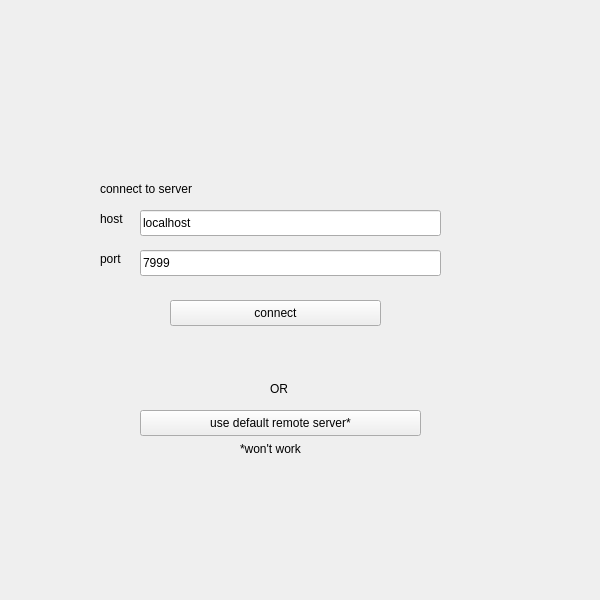
<?xml version="1.0" encoding="UTF-8"?>
<ui version="4.0">
 <class>MainWindow</class>
 <widget class="QMainWindow" name="MainWindow">
  <property name="geometry">
   <rect>
    <x>0</x>
    <y>0</y>
    <width>600</width>
    <height>600</height>
   </rect>
  </property>
  <property name="windowTitle">
   <string>MainWindow</string>
  </property>
  <widget class="QWidget" name="centralwidget">
   <widget class="QStackedWidget" name="stackedWidget">
    <property name="geometry">
     <rect>
      <x>0</x>
      <y>0</y>
      <width>600</width>
      <height>600</height>
     </rect>
    </property>
    <property name="currentIndex">
     <number>3</number>
    </property>
    <widget class="QWidget" name="page">
     <widget class="QTextEdit" name="chatField">
      <property name="geometry">
       <rect>
        <x>220</x>
        <y>30</y>
        <width>341</width>
        <height>511</height>
       </rect>
      </property>
      <property name="readOnly">
       <bool>true</bool>
      </property>
     </widget>
     <widget class="QLineEdit" name="lineEdit">
      <property name="geometry">
       <rect>
        <x>220</x>
        <y>550</y>
        <width>251</width>
        <height>26</height>
       </rect>
      </property>
      <property name="readOnly">
       <bool>false</bool>
      </property>
     </widget>
     <widget class="QPushButton" name="sendBtn">
      <property name="geometry">
       <rect>
        <x>480</x>
        <y>550</y>
        <width>81</width>
        <height>26</height>
       </rect>
      </property>
      <property name="text">
       <string>send</string>
      </property>
     </widget>
     <widget class="QLabel" name="label_3">
      <property name="geometry">
       <rect>
        <x>10</x>
        <y>250</y>
        <width>161</width>
        <height>18</height>
       </rect>
      </property>
      <property name="text">
       <string>clients</string>
      </property>
     </widget>
     <widget class="QLabel" name="label_4">
      <property name="geometry">
       <rect>
        <x>10</x>
        <y>10</y>
        <width>161</width>
        <height>18</height>
       </rect>
      </property>
      <property name="text">
       <string>your chat rooms</string>
      </property>
     </widget>
     <widget class="QTabWidget" name="tabWidget">
      <property name="geometry">
       <rect>
        <x>10</x>
        <y>30</y>
        <width>201</width>
        <height>221</height>
       </rect>
      </property>
      <property name="tabPosition">
       <enum>QTabWidget::North</enum>
      </property>
      <property name="tabShape">
       <enum>QTabWidget::Rounded</enum>
      </property>
      <property name="currentIndex">
       <number>1</number>
      </property>
      <property name="elideMode">
       <enum>Qt::ElideLeft</enum>
      </property>
      <widget class="QWidget" name="tab">
       <attribute name="title">
        <string>private</string>
       </attribute>
       <widget class="QListWidget" name="privateRoomsList">
        <property name="geometry">
         <rect>
          <x>0</x>
          <y>0</y>
          <width>201</width>
          <height>191</height>
         </rect>
        </property>
       </widget>
      </widget>
      <widget class="QWidget" name="tab_2">
       <attribute name="title">
        <string>public</string>
       </attribute>
       <widget class="QListWidget" name="publicRoomsList">
        <property name="geometry">
         <rect>
          <x>0</x>
          <y>0</y>
          <width>201</width>
          <height>191</height>
         </rect>
        </property>
       </widget>
      </widget>
     </widget>
     <widget class="QTabWidget" name="tabWidget_2">
      <property name="geometry">
       <rect>
        <x>10</x>
        <y>270</y>
        <width>201</width>
        <height>221</height>
       </rect>
      </property>
      <property name="currentIndex">
       <number>0</number>
      </property>
      <widget class="QWidget" name="tab_3">
       <attribute name="title">
        <string>global</string>
       </attribute>
       <widget class="QListWidget" name="registeredUsersList">
        <property name="geometry">
         <rect>
          <x>0</x>
          <y>0</y>
          <width>201</width>
          <height>191</height>
         </rect>
        </property>
       </widget>
      </widget>
      <widget class="QWidget" name="tab_4">
       <attribute name="title">
        <string>room</string>
       </attribute>
       <widget class="QListWidget" name="roomMembersList">
        <property name="geometry">
         <rect>
          <x>0</x>
          <y>0</y>
          <width>201</width>
          <height>191</height>
         </rect>
        </property>
       </widget>
      </widget>
     </widget>
     <widget class="QPushButton" name="startChattingBtn">
      <property name="geometry">
       <rect>
        <x>10</x>
        <y>490</y>
        <width>201</width>
        <height>26</height>
       </rect>
      </property>
      <property name="text">
       <string>start chatting with user</string>
      </property>
      <property name="autoDefault">
       <bool>false</bool>
      </property>
      <property name="default">
       <bool>false</bool>
      </property>
      <property name="flat">
       <bool>false</bool>
      </property>
     </widget>
     <widget class="QPushButton" name="createPublicRoomBtn">
      <property name="geometry">
       <rect>
        <x>10</x>
        <y>520</y>
        <width>201</width>
        <height>26</height>
       </rect>
      </property>
      <property name="text">
       <string>create public room</string>
      </property>
     </widget>
     <widget class="QPushButton" name="addUserToRoomBtn">
      <property name="geometry">
       <rect>
        <x>10</x>
        <y>550</y>
        <width>201</width>
        <height>26</height>
       </rect>
      </property>
      <property name="text">
       <string>add user to public room</string>
      </property>
     </widget>
    </widget>
    <widget class="QWidget" name="page_2">
     <widget class="QLineEdit" name="loginLineEdit">
      <property name="geometry">
       <rect>
        <x>190</x>
        <y>170</y>
        <width>301</width>
        <height>26</height>
       </rect>
      </property>
     </widget>
     <widget class="QLineEdit" name="passwordLineEdit">
      <property name="geometry">
       <rect>
        <x>190</x>
        <y>210</y>
        <width>301</width>
        <height>26</height>
       </rect>
      </property>
     </widget>
     <widget class="QLabel" name="label">
      <property name="geometry">
       <rect>
        <x>110</x>
        <y>170</y>
        <width>66</width>
        <height>18</height>
       </rect>
      </property>
      <property name="text">
       <string>login </string>
      </property>
     </widget>
     <widget class="QLabel" name="label_2">
      <property name="geometry">
       <rect>
        <x>110</x>
        <y>210</y>
        <width>66</width>
        <height>18</height>
       </rect>
      </property>
      <property name="text">
       <string>password</string>
      </property>
     </widget>
     <widget class="QPushButton" name="signinBtn">
      <property name="geometry">
       <rect>
        <x>260</x>
        <y>260</y>
        <width>87</width>
        <height>26</height>
       </rect>
      </property>
      <property name="text">
       <string>sign in</string>
      </property>
     </widget>
     <widget class="QLabel" name="label_5">
      <property name="geometry">
       <rect>
        <x>230</x>
        <y>340</y>
        <width>241</width>
        <height>18</height>
       </rect>
      </property>
      <property name="text">
       <string>Don't have an account?</string>
      </property>
     </widget>
     <widget class="QPushButton" name="gotosignupBtn">
      <property name="geometry">
       <rect>
        <x>260</x>
        <y>370</y>
        <width>87</width>
        <height>26</height>
       </rect>
      </property>
      <property name="text">
       <string>sign up</string>
      </property>
     </widget>
    </widget>
    <widget class="QWidget" name="page_5">
     <widget class="QLabel" name="label_6">
      <property name="geometry">
       <rect>
        <x>110</x>
        <y>180</y>
        <width>66</width>
        <height>18</height>
       </rect>
      </property>
      <property name="text">
       <string>password</string>
      </property>
     </widget>
     <widget class="QPushButton" name="signupBtn">
      <property name="geometry">
       <rect>
        <x>250</x>
        <y>260</y>
        <width>121</width>
        <height>26</height>
       </rect>
      </property>
      <property name="text">
       <string>create account</string>
      </property>
     </widget>
     <widget class="QLabel" name="label_7">
      <property name="geometry">
       <rect>
        <x>140</x>
        <y>100</y>
        <width>66</width>
        <height>18</height>
       </rect>
      </property>
      <property name="text">
       <string>login </string>
      </property>
     </widget>
     <widget class="QLineEdit" name="loginLineEdit_signup">
      <property name="geometry">
       <rect>
        <x>190</x>
        <y>100</y>
        <width>301</width>
        <height>26</height>
       </rect>
      </property>
     </widget>
     <widget class="QLineEdit" name="passwordLineEdit_signup">
      <property name="geometry">
       <rect>
        <x>190</x>
        <y>180</y>
        <width>301</width>
        <height>26</height>
       </rect>
      </property>
      <property name="echoMode">
       <enum>QLineEdit::Password</enum>
      </property>
     </widget>
     <widget class="QLabel" name="label_8">
      <property name="geometry">
       <rect>
        <x>140</x>
        <y>140</y>
        <width>66</width>
        <height>18</height>
       </rect>
      </property>
      <property name="text">
       <string>name</string>
      </property>
     </widget>
     <widget class="QLineEdit" name="nameLineEdit_signup">
      <property name="geometry">
       <rect>
        <x>190</x>
        <y>140</y>
        <width>301</width>
        <height>26</height>
       </rect>
      </property>
     </widget>
     <widget class="QLabel" name="label_9">
      <property name="geometry">
       <rect>
        <x>65</x>
        <y>220</y>
        <width>111</width>
        <height>20</height>
       </rect>
      </property>
      <property name="text">
       <string>repeat password</string>
      </property>
     </widget>
     <widget class="QLineEdit" name="repeatpasswordLineEdit_signup">
      <property name="geometry">
       <rect>
        <x>190</x>
        <y>220</y>
        <width>301</width>
        <height>26</height>
       </rect>
      </property>
      <property name="echoMode">
       <enum>QLineEdit::Password</enum>
      </property>
     </widget>
     <widget class="QLabel" name="label_10">
      <property name="geometry">
       <rect>
        <x>220</x>
        <y>350</y>
        <width>171</width>
        <height>20</height>
       </rect>
      </property>
      <property name="text">
       <string>Already have an account?</string>
      </property>
     </widget>
     <widget class="QPushButton" name="gotosigninBtn">
      <property name="geometry">
       <rect>
        <x>260</x>
        <y>380</y>
        <width>87</width>
        <height>26</height>
       </rect>
      </property>
      <property name="text">
       <string>sign in</string>
      </property>
     </widget>
    </widget>
    <widget class="QWidget" name="page_3">
     <widget class="QLineEdit" name="serverHostLE">
      <property name="geometry">
       <rect>
        <x>140</x>
        <y>210</y>
        <width>301</width>
        <height>26</height>
       </rect>
      </property>
      <property name="text">
       <string>localhost</string>
      </property>
     </widget>
     <widget class="QLineEdit" name="serverPortLE">
      <property name="geometry">
       <rect>
        <x>140</x>
        <y>250</y>
        <width>301</width>
        <height>26</height>
       </rect>
      </property>
      <property name="text">
       <string>7999</string>
      </property>
     </widget>
     <widget class="QLabel" name="label_11">
      <property name="geometry">
       <rect>
        <x>100</x>
        <y>210</y>
        <width>31</width>
        <height>18</height>
       </rect>
      </property>
      <property name="text">
       <string>host</string>
      </property>
     </widget>
     <widget class="QLabel" name="label_12">
      <property name="geometry">
       <rect>
        <x>100</x>
        <y>250</y>
        <width>31</width>
        <height>18</height>
       </rect>
      </property>
      <property name="text">
       <string>port</string>
      </property>
     </widget>
     <widget class="QLabel" name="label_13">
      <property name="geometry">
       <rect>
        <x>100</x>
        <y>180</y>
        <width>121</width>
        <height>18</height>
       </rect>
      </property>
      <property name="text">
       <string>connect to server</string>
      </property>
     </widget>
     <widget class="QPushButton" name="defaultServerBtn">
      <property name="geometry">
       <rect>
        <x>140</x>
        <y>410</y>
        <width>281</width>
        <height>26</height>
       </rect>
      </property>
      <property name="text">
       <string>use default remote server*</string>
      </property>
     </widget>
     <widget class="QPushButton" name="connectBtn">
      <property name="geometry">
       <rect>
        <x>170</x>
        <y>300</y>
        <width>211</width>
        <height>26</height>
       </rect>
      </property>
      <property name="text">
       <string>connect</string>
      </property>
     </widget>
     <widget class="QLabel" name="label_14">
      <property name="geometry">
       <rect>
        <x>270</x>
        <y>380</y>
        <width>21</width>
        <height>18</height>
       </rect>
      </property>
      <property name="text">
       <string>OR</string>
      </property>
     </widget>
     <widget class="QLabel" name="label_15">
      <property name="geometry">
       <rect>
        <x>240</x>
        <y>440</y>
        <width>221</width>
        <height>18</height>
       </rect>
      </property>
      <property name="text">
       <string>*won't work</string>
      </property>
     </widget>
    </widget>
   </widget>
  </widget>
 </widget>
 <resources/>
 <connections/>
</ui>
